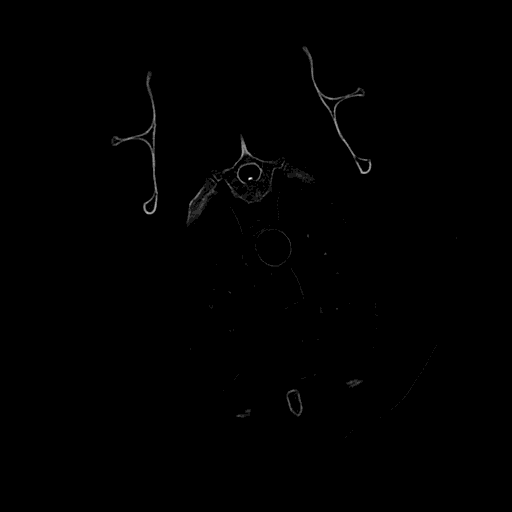
#> input picture Programs/CT_segment/numpy_altered_sample2.png, 512 x 512 px; its folder holds only this picture in this run
$ python -i preprocessing.py   (imports and definitions only)
#> lines starting #> are read from the running program, lines starting #| are printed output that depends on the picture; after the words box and inside, x2 and y2 are one past the last pixel; in counts of white or black regions, pixels touching at a corner belong together
#> further down, picture is the input picture: shape (512, 512); min 0, max 11, mean 0.0333
import math
import os

import cv2
import matplotlib.patches as mpatches
import matplotlib.pylab as plt
import numpy as np
import plotly.express as px
import pydicom as dicom
import scipy
import skimage.segmentation as seg
# segmentation:
from skimage import measure
from skimage.color import label2rgb
from skimage.filters import threshold_otsu
from skimage.measure import label, regionprops
from skimage.morphology import closing, square
from skimage.segmentation import clear_border
# segmentation:
from skimage.transform import resize

from tumor import Tumor, findTumor

# LUNG_TRESH = -600
LUNG_TRESH = -600


# [35 lines left out: functions load_CT, get_pixels_hu, largest_label_volume, not called in this run]


def get_colored_img(image):
    thresh = threshold_otsu(image)
#> thresh = 1
    bw = closing(image > thresh, square(3))
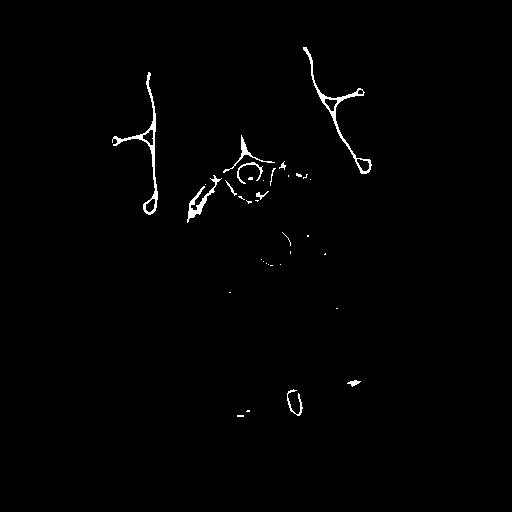
#> bw: shape (512, 512) bool; 0.88% white; 35 white regions (24 under 20 px), largest, box (x1, y1, x2, y2) and area: (112, 72, 158, 215) 650, (303, 47, 372, 174) 617, (187, 175, 222, 223) 328

    # remove artifacts connected to image border
    cleared = clear_border(bw)

    # label image regions
    label_image = label(cleared)
#> label_image: shape (512, 512) int32; 36 distinct labels, from 0 to 35
    # to make the background transparent, pass the value of `bg_label`,
    # and leave `bg_color` as `None` and `kind` as `overlay`
    image_label_overlay = label2rgb(label_image, image=image, bg_label=0)
    return image_label_overlay

# [31 lines left out: function segment_lung_mask, not called in this run]


def total_lung_MASK(img):
    return 1 - scipy.ndimage.filters.gaussian_filter(1 - img, 0.7, order=0, output=None, mode='reflect', cval=0.7,
                                                     truncate=7.0)


def get_internal_structures(dataset):
    segmented_lung = segment_lung_mask(dataset, fill_lung_structures=False)
    return total_lung_MASK(segmented_lung) - segmented_lung


# [98 lines left out: functions cutoffborder, print_CT_layers_in_table, get_cropping_size, crop_LUNG, crop_rgb_LUNG, crop_LUNG_dataset and 2 more, not called in this run]


def getCircleArea(a, b):
    radius = ((max(a, b)) / 2) * 1.2  # multiplied, to make a little overlay
    return radius * radius * math.pi


# [112 lines left out: functions aboutSQ, segment_frame_plot, not called in this run]


from mpl_toolkits.mplot3d.art3d import Poly3DCollection


# [53 lines left out: functions plot_3d, plotly_3d, not called in this run]


"""
import mayavi
    from mayavi import mlab
    mlab.figure(1, fgcolor=(0, 0, 0), bgcolor=(1, 1, 1))
    surH = mlab.surf(image, warp_scale='auto', mask=image.mask)
    mlab.show()
"""


# [127 lines left out: functions plotly_probe, slicer, not called in this run]


import imageio
from IPython import display


def make_a_GIF(imgs, GIFNAME):
    imageio.mimsave(f'./{GIFNAME}.gif', imgs, duration=0.1)
    display.Image(f'./{GIFNAME}.gif', format='png')


def plotly_img(dataset):
    fig = px.imshow(dataset, animation_frame=0, binary_string=True, labels=dict(animation_frame="slice"))
    fig.show()


# [14 lines left out: function cleared_tum, not called in this run]

>>> import cv2
>>> picture = cv2.imread('../CT_segment/numpy_altered_sample2.png', cv2.IMREAD_GRAYSCALE)
>>> result = get_colored_img(picture)
